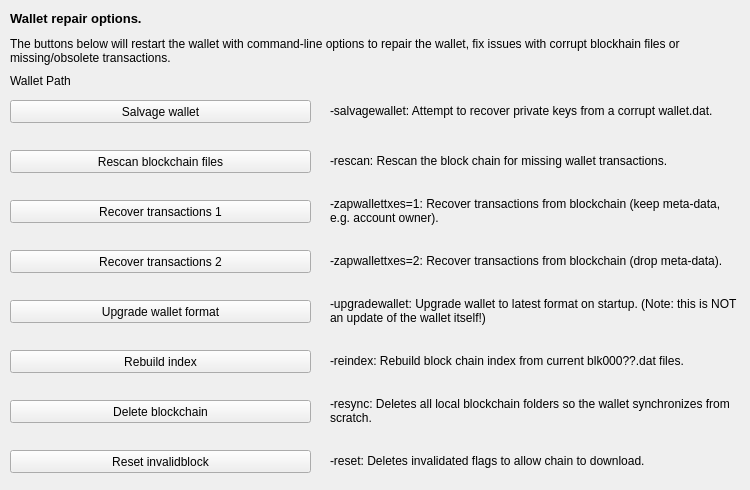
     <widget class="QWidget" name="tab_repair">
      <attribute name="title">
       <string>&amp;Wallet Repair</string>
      </attribute>
      <widget class="QPushButton" name="btn_salvagewallet">
       <property name="geometry">
        <rect>
         <x>10</x>
         <y>100</y>
         <width>301</width>
         <height>23</height>
        </rect>
       </property>
       <property name="minimumSize">
        <size>
         <width>180</width>
         <height>23</height>
        </size>
       </property>
       <property name="text">
        <string>Salvage wallet</string>
       </property>
      </widget>
      <widget class="QPushButton" name="btn_rescan">
       <property name="geometry">
        <rect>
         <x>10</x>
         <y>150</y>
         <width>301</width>
         <height>23</height>
        </rect>
       </property>
       <property name="minimumSize">
        <size>
         <width>180</width>
         <height>23</height>
        </size>
       </property>
       <property name="text">
        <string>Rescan blockchain files</string>
       </property>
      </widget>
      <widget class="QPushButton" name="btn_zapwallettxes1">
       <property name="geometry">
        <rect>
         <x>10</x>
         <y>200</y>
         <width>301</width>
         <height>23</height>
        </rect>
       </property>
       <property name="minimumSize">
        <size>
         <width>180</width>
         <height>23</height>
        </size>
       </property>
       <property name="text">
        <string>Recover transactions 1</string>
       </property>
      </widget>
      <widget class="QPushButton" name="btn_zapwallettxes2">
       <property name="geometry">
        <rect>
         <x>10</x>
         <y>250</y>
         <width>301</width>
         <height>23</height>
        </rect>
       </property>
       <property name="minimumSize">
        <size>
         <width>180</width>
         <height>23</height>
        </size>
       </property>
       <property name="text">
        <string>Recover transactions 2</string>
       </property>
      </widget>
      <widget class="QPushButton" name="btn_upgradewallet">
       <property name="geometry">
        <rect>
         <x>10</x>
         <y>300</y>
         <width>301</width>
         <height>23</height>
        </rect>
       </property>
       <property name="minimumSize">
        <size>
         <width>180</width>
         <height>23</height>
        </size>
       </property>
       <property name="text">
        <string>Upgrade wallet format</string>
       </property>
      </widget>
      <widget class="QLabel" name="label_repair_helptext">
       <property name="geometry">
        <rect>
         <x>10</x>
         <y>30</y>
         <width>711</width>
         <height>41</height>
        </rect>
       </property>
       <property name="font">
        <font>
         <weight>50</weight>
         <bold>false</bold>
        </font>
       </property>
       <property name="text">
        <string>The buttons below will restart the wallet with command-line options to repair the wallet, fix issues with corrupt blockhain files or missing/obsolete transactions.</string>
       </property>
       <property name="wordWrap">
        <bool>true</bool>
       </property>
      </widget>
      <widget class="QLabel" name="label_repair_salvage">
       <property name="geometry">
        <rect>
         <x>330</x>
         <y>90</y>
         <width>411</width>
         <height>41</height>
        </rect>
       </property>
       <property name="text">
        <string>-salvagewallet: Attempt to recover private keys from a corrupt wallet.dat.</string>
       </property>
       <property name="wordWrap">
        <bool>true</bool>
       </property>
      </widget>
      <widget class="QLabel" name="label_repair_rescan">
       <property name="geometry">
        <rect>
         <x>330</x>
         <y>140</y>
         <width>411</width>
         <height>41</height>
        </rect>
       </property>
       <property name="text">
        <string>-rescan: Rescan the block chain for missing wallet transactions.</string>
       </property>
       <property name="wordWrap">
        <bool>true</bool>
       </property>
      </widget>
      <widget class="QLabel" name="label_repair_zap1">
       <property name="geometry">
        <rect>
         <x>330</x>
         <y>190</y>
         <width>411</width>
         <height>41</height>
        </rect>
       </property>
       <property name="text">
        <string>-zapwallettxes=1: Recover transactions from blockchain (keep meta-data, e.g. account owner).</string>
       </property>
       <property name="wordWrap">
        <bool>true</bool>
       </property>
      </widget>
      <widget class="QLabel" name="label_repair_zap2">
       <property name="geometry">
        <rect>
         <x>330</x>
         <y>240</y>
         <width>411</width>
         <height>41</height>
        </rect>
       </property>
       <property name="text">
        <string>-zapwallettxes=2: Recover transactions from blockchain (drop meta-data).</string>
       </property>
       <property name="wordWrap">
        <bool>true</bool>
       </property>
      </widget>
      <widget class="QLabel" name="label_repair_upgrade">
       <property name="geometry">
        <rect>
         <x>330</x>
         <y>290</y>
         <width>411</width>
         <height>41</height>
        </rect>
       </property>
       <property name="text">
        <string>-upgradewallet: Upgrade wallet to latest format on startup. (Note: this is NOT an update of the wallet itself!)</string>
       </property>
       <property name="wordWrap">
        <bool>true</bool>
       </property>
      </widget>
      <widget class="QLabel" name="label_repair_header">
       <property name="geometry">
        <rect>
         <x>10</x>
         <y>10</y>
         <width>711</width>
         <height>16</height>
        </rect>
       </property>
       <property name="font">
        <font>
         <pointsize>10</pointsize>
         <weight>75</weight>
         <bold>true</bold>
        </font>
       </property>
       <property name="text">
        <string>Wallet repair options.</string>
       </property>
       <property name="wordWrap">
        <bool>true</bool>
       </property>
      </widget>
      <widget class="QPushButton" name="btn_reindex">
       <property name="geometry">
        <rect>
         <x>10</x>
         <y>350</y>
         <width>301</width>
         <height>23</height>
        </rect>
       </property>
       <property name="text">
        <string>Rebuild index</string>
       </property>
      </widget>
      <widget class="QLabel" name="label_repair_reindex">
       <property name="geometry">
        <rect>
         <x>330</x>
         <y>340</y>
         <width>411</width>
         <height>41</height>
        </rect>
       </property>
       <property name="text">
        <string>-reindex: Rebuild block chain index from current blk000??.dat files.</string>
       </property>
       <property name="wordWrap">
        <bool>true</bool>
       </property>
      </widget>
      <widget class="QLabel" name="wallet_path">
       <property name="geometry">
        <rect>
         <x>10</x>
         <y>70</y>
         <width>731</width>
         <height>21</height>
        </rect>
       </property>
       <property name="text">
        <string>Wallet Path</string>
       </property>
      </widget>
      <widget class="QPushButton" name="btn_resync">
       <property name="geometry">
        <rect>
         <x>10</x>
         <y>400</y>
         <width>301</width>
         <height>23</height>
        </rect>
       </property>
       <property name="text">
        <string>Delete blockchain</string>
       </property>
      </widget>
      <widget class="QLabel" name="label_delete_blockchain">
       <property name="geometry">
        <rect>
         <x>330</x>
         <y>390</y>
         <width>411</width>
         <height>41</height>
        </rect>
       </property>
       <property name="text">
        <string>-resync: Deletes all local blockchain folders so the wallet synchronizes from scratch.</string>
       </property>
       <property name="wordWrap">
        <bool>true</bool>
       </property>
      </widget>
      <widget class="QPushButton" name="btn_reset">
       <property name="geometry">
        <rect>
         <x>10</x>
         <y>450</y>
         <width>301</width>
         <height>23</height>
        </rect>
       </property>
       <property name="text">
        <string>Reset invalidblock</string>
       </property>
      </widget>
      <widget class="QLabel" name="label_reset_invalid">
       <property name="geometry">
        <rect>
         <x>330</x>
         <y>440</y>
         <width>411</width>
         <height>41</height>
        </rect>
       </property>
       <property name="text">
        <string>-reset: Deletes invalidated flags to allow chain to download.</string>
       </property>
       <property name="wordWrap">
        <bool>true</bool>
       </property>
      </widget>
     </widget>
